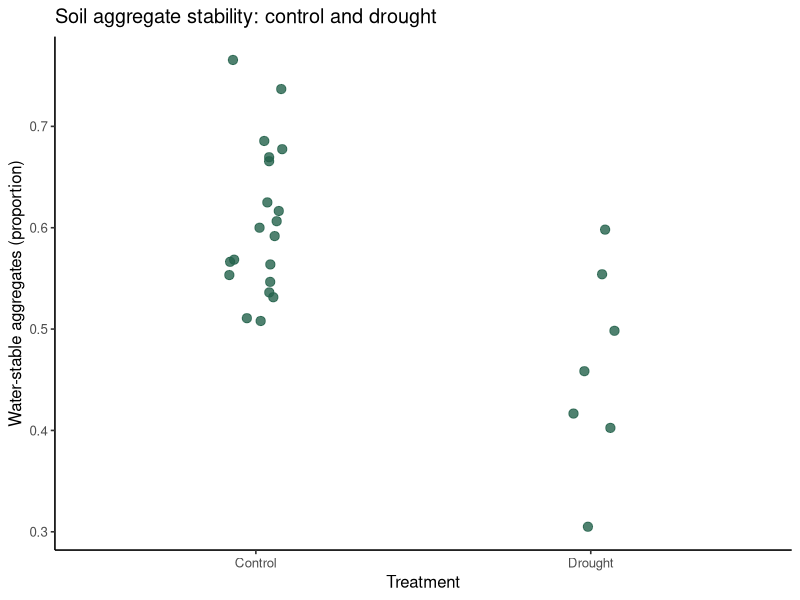
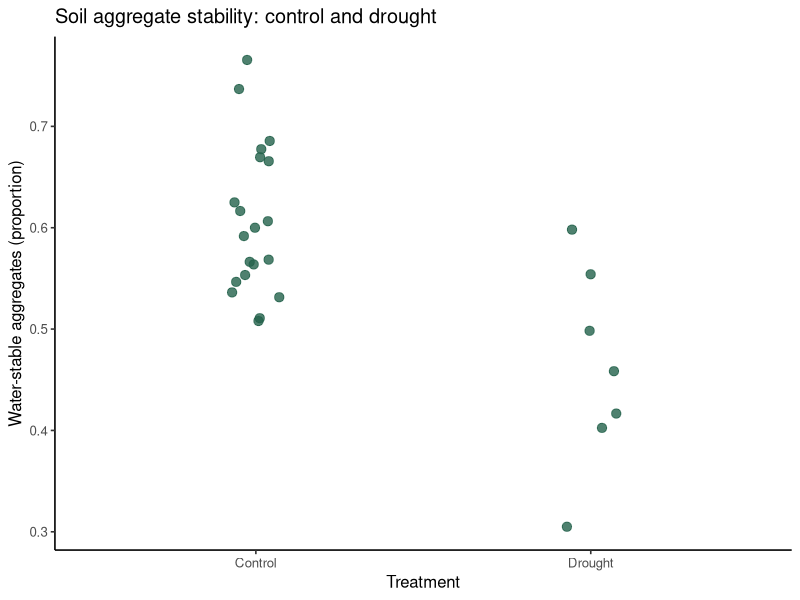

The R script that drew these images, in order:
library(ggplot2)
file.exists("MultiFactor_data.csv")
soil_data <- read.csv("MultiFactor_data.csv")

control_data <- soil_data[soil_data$remark == "CT", ]
drought_data <- soil_data[soil_data$remark == "D", ]

day2_data <- rbind(control_data, drought_data)
day2_data <- day2_data[, c("remark", "WSA", "PH", "Decom")]
day2_data$remark <- factor(day2_data$remark, levels = c("CT", "D"))

table(day2_data$remark)
sum(is.na(day2_data$WSA))

control_WSA <- control_data$WSA
drought_WSA <- drought_data$WSA

control_WSA <- control_WSA[!is.na(control_WSA)]
drought_WSA <- drought_WSA[!is.na(drought_WSA)]
wsa_data <- day2_data[!is.na(day2_data$WSA), ]

wsa_plot <- ggplot(wsa_data, aes(x = remark, y = WSA)) +
  geom_jitter(width = 0.08, height = 0,
              size = 2.8, alpha = 0.8, colour = "#24624b") +
  scale_x_discrete(labels = c(CT = "Control", D = "Drought")) +
  labs(x = "Treatment",
       y = "Water-stable aggregates (proportion)",
       title = "Soil aggregate stability: control and drought") +
  theme_classic(base_size = 12)
wsa_plot



mean_control <- mean(control_WSA)
mean_drought <- mean(drought_WSA)
mean_difference <- mean_drought - mean_control

mean_control
mean_drought
mean_difference
100 * mean_difference

length(control_WSA)
length(drought_WSA)
summary(control_WSA)
summary(drought_WSA)



test_result <- t.test(drought_WSA, control_WSA,
                      alternative = "two.sided",
                      var.equal = FALSE,
                      conf.level = 0.95)
test_result

test_result$estimate
test_result$conf.int

test_result$p.value



dir.create("outputs", showWarnings = FALSE)

wsa_results <- data.frame(
  response = "WSA",
  contrast = "Drought minus control",
  n_control = length(control_WSA),
  n_drought = length(drought_WSA),
  mean_control = mean_control,
  mean_drought = mean_drought,
  mean_difference = mean_difference,
  ci_lower = test_result$conf.int[1],
  ci_upper = test_result$conf.int[2],
  p_value = test_result$p.value
)

write.csv(wsa_results, "outputs/Day2_WSA_results.csv", row.names = FALSE)
write.csv(wsa_data, "outputs/Day2_WSA_data.csv", row.names = FALSE)
ggsave("outputs/Day2_WSA_figure.png", plot = wsa_plot,
       width = 7, height = 4.5, dpi = 300)
